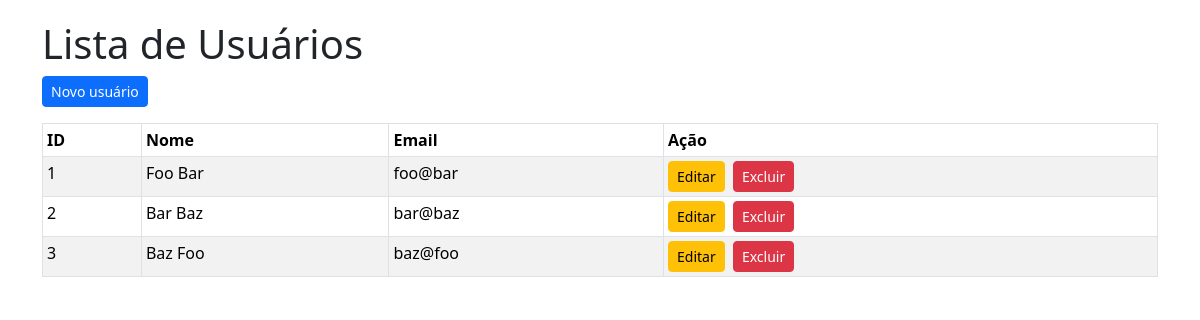
Before: / with the older database file.
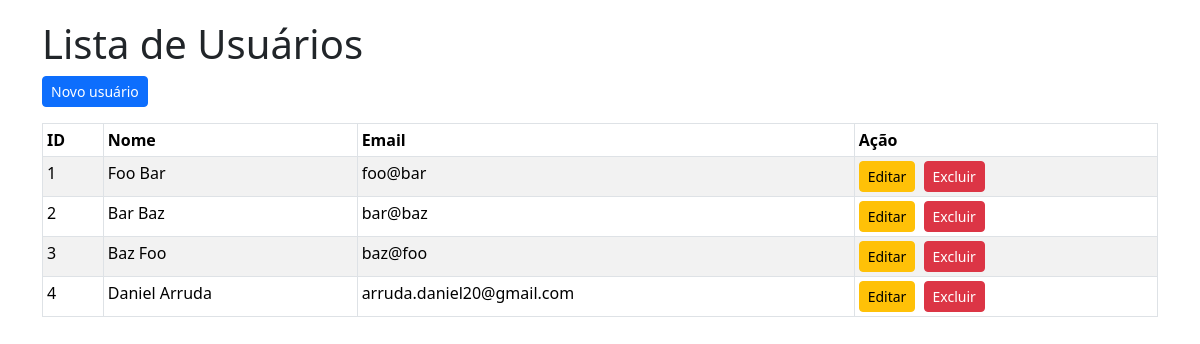
After: the same page with the newer database file.
### tables this page shows
CREATE TABLE users(
    id INTEGER PRIMARY KEY,
    name varchar(100) NOT NULL,
    email varchar(100) NOT NULL
);

### app/Controllers/UserController.php (called while the page is built, shortened)
<?php
require_once __DIR__ . '/../Models/User.php';
class UserController
{
    public function index()
    {
        $users = User::list();
        include __DIR__ . '/../Views/users/index.php';
    }
}

### connection.php (called while the page is built, shortened)
<?php
class Connection
{
    private $databaseFile;
    private $connection;
    public function __construct()
    {
        $this->databaseFile = realpath(__DIR__ . "/database/db.sqlite");
    }
    private function connect()
    {
        return $this->connection = new PDO("sqlite:{$this->databaseFile}");
    }
    public function getConnection()
    {
        return $this->connection ?: $this->connection = $this->connect();
    }
    public function query($query)
    {
        $result = $this->getConnection()->query($query);
        $result->setFetchMode(PDO::FETCH_INTO, new stdClass);
        return $result;
    }
}

### app/Models/User.php (called while the page is built, shortened)
<?php
require_once __DIR__ . '/../../connection.php';
class User
{
    public static function list()
    {
        $connection = new Connection();
        return $connection->query("SELECT * FROM users");
    }
}

### app/Views/users/index.php (the view, shortened to what this page needs)
<!DOCTYPE html>
<html lang="pt">
<head>
    <link href="https://cdn.jsdelivr.net/npm/bootstrap@5.3.3/dist/css/bootstrap.min.css" rel="stylesheet">
    <link rel="stylesheet" type="text/css" href="css/style.css">
</head>
<body>
    <div class="container">
        <h1>Lista de Usuários</h1>
        <a href="?page=user_create" class="btn btn-primary btn-sm mb-3">Novo usuário</a>
        <table class="table table-striped table-hover table-bordered table-sm">
            <thead>
                <tr>
                    <th>ID</th>
                    <th>Nome</th>
                    <th>Email</th>
                    <th>Ação</th>
                </tr>
            </thead>
            <tbody>
                <?php foreach ($users as $user): ?>
                    <tr>
                        <td><?= $user->id ?></td>
                        <td><?= $user->name ?></td>
                        <td><?= $user->email ?></td>
                        <td>
                            <a href="?page=user_edit&id=<?= $user->id ?>" class="btn btn-warning btn-sm me-1">Editar</a>
                            <a href="#" class="btn btn-danger btn-sm">Excluir</a>
                        </td>
                    </tr>
                <?php endforeach; ?>
            </tbody>
        </table>
    </div>
</body>
</html>

### public/index.php (shortened to what this page needs)
<?php
$page = $_GET['page'] ?? 'users';
switch ($page) {
    case 'users':
        require_once __DIR__ . '/../app/Models/User.php';
        require_once __DIR__ . '/../app/Controllers/UserController.php';
        $controller = new UserController();
        $controller->index();
        break;
}

### public/css/style.css (style rules this page uses)
.container { margin-top: 20px; }

Changed rows visible on the page:
added users: id "4", name "Daniel Arruda", email "arruda.daniel20@gmail.com"
